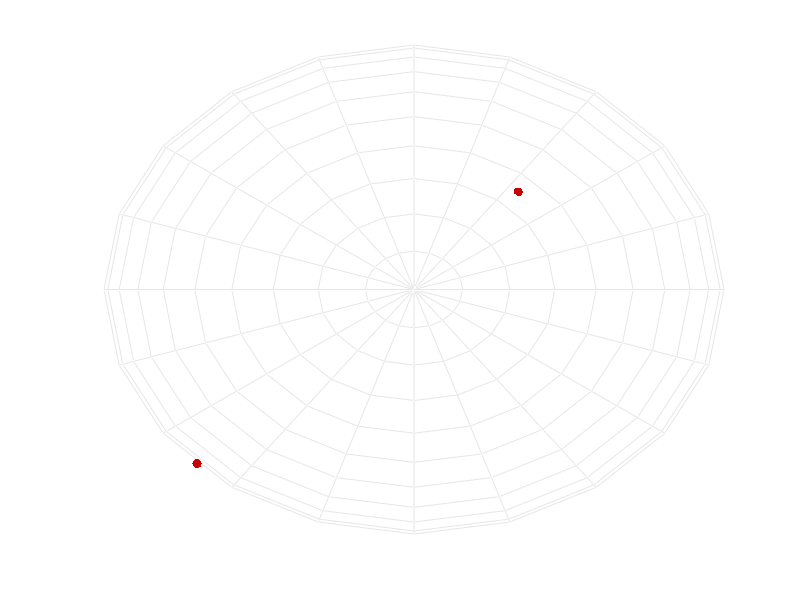

Write MATLAB code to recreate this figure. (Note: this script raises an error after producing the figure.)
function demo_Riemannian_Sd_interp01
% Interpolation on d-sphere manifold
% (formulation with tangent space of the same dimension as the dimension of the manifold)
%
% If this code is useful for your research, please cite the related publication:
% @article{Calinon19,
% 	author="Calinon, S. and Jaquier, N.",
% 	title="Gaussians on {R}iemannian Manifolds for Robot Learning and Adaptive Control",
% 	journal="arXiv:1909.05946",
% 	year="2019",
% 	pages="1--10"
% }
% 
% Copyright (c) 2019 Idiap Research Institute, http://idiap.ch/
% Written by Sylvain Calinon, http://calinon.ch/
% 
% This file is part of PbDlib, http://www.idiap.ch/software/pbdlib/
% 
% PbDlib is free software: you can redistribute it and/or modify
% it under the terms of the GNU General Public License version 3 as
% published by the Free Software Foundation.
% 
% PbDlib is distributed in the hope that it will be useful,
% but WITHOUT ANY WARRANTY; without even the implied warranty of
% MERCHANTABILITY or FITNESS FOR A PARTICULAR PURPOSE. See the
% GNU General Public License for more details.
% 
% You should have received a copy of the GNU General Public License
% along with PbDlib. If not, see <http://www.gnu.org/licenses/>.

addpath('./m_fcts/');


%% Parameters
%%%%%%%%%%%%%%%%%%%%%%%%%%%%%%%%%%%%%%%%%%%%%%%%%%%%%%%%%%%%%%%%%%%%%%%%%%%
model.nbVar = 3; %Dimension for the embedding of the sphere
model.nbStates = 2; %Number of states
nbData = 50; %Number of interpolation steps
% nbIter = 20; %Number of iteration for the Gauss Newton algorithm

x = rand(model.nbVar,model.nbStates) - 0.5;
for i=1:model.nbStates
	x(:,i) = x(:,i) ./ norm(x(:,i));
end

p = rand(model.nbVar,1) - 0.5;
p = p ./ norm(p);
v = logmap(p, x(:,1)); %random vector in the tangent space of x(:,1) to be transported


%% Geodesic interpolation
%%%%%%%%%%%%%%%%%%%%%%%%%%%%%%%%%%%%%%%%%%%%%%%%%%%%%%%%%%%%%%%%%%%%%%%%%
w = [linspace(1,0,nbData); linspace(0,1,nbData)];
xi = zeros(model.nbVar,nbData);
% xtmp = x(:,1);
for t=1:nbData
% 	%Interpolation between more than 2 points can be computed in an iterative form
% 	for n=1:nbIter
% 		utmp = zeros(model.nbVar,1);
% 		for i=1:model.nbStates
% 			utmp = utmp + w(i,t) * logmap(x(:,i), xtmp);
% 		end
% 		xtmp = expmap(utmp, xtmp);
% 	end
% 	xi(:,t) = xtmp;

	%Interpolation between two points can be computed in closed form
	xi(:,t) = expmap(w(2,t) * logmap(x(:,2),x(:,1)), x(:,1));
	
	%Inner product between vector transported and direction of geodesic
	ptv = transp(x(:,1), xi(:,t)) * v;
% 	ptv = transp2(x(:,1), xi(:,t), v);
	dir = logmap(x(:,2), xi(:,t));
	if norm(dir) > 1E-5
		dir = dir ./ norm(dir);
		inprod(t) = dir' * ptv;
	end
		
end

inprod

% %% 2D plot
% %%%%%%%%%%%%%%%%%%%%%%%%%%%%%%%%%%%%%%%%%%%%%%%%%%%%%%%%%%%%%%%%%%%%%%%%%%%
% figure('position',[10,10,1300,650]); hold on; axis off; 
% plot(0,0,'k+');
% ht = plot(x(1,:),x(2,:),'.','markersize',20,'color',[.8 0 0]);
% u = logmap(x(:,2),x(:,1));
% plot2DArrow(x(:,1), u, [.8,0,0], 1, .04);
% plot(xi(1,:),xi(2,:),'-','color',[0 0 0]);
% axis equal; 


%% 3D plot
%%%%%%%%%%%%%%%%%%%%%%%%%%%%%%%%%%%%%%%%%%%%%%%%%%%%%%%%%%%%%%%%%%%%%%%%%%%
[X,Y,Z] = sphere(20);
figure('position',[10,10,1000,1000]); hold on; axis off; rotate3d on; 
colormap([.9 .9 .9]);
mesh(X,Y,Z);
ht = plot3(x(1,:), x(2,:), x(3,:), '.','markersize',20,'color',[.8 0 0]);
u = logmap(x(:,2), x(:,1));
mArrow3(x(:,1), x(:,1)+u, 'stemWidth',.004,'tipWidth',.016,'color',[.8 0 0]);
plot3(xi(1,:), xi(2,:), xi(3,:), '-','color',[0 0 0]);
view(0,70); axis equal; axis tight; axis vis3d;  

% pause;
% delete(ht)

% print('-dpng','graphs/demo_Riemannian_Sd_interp01.png');
pause;
close all;
end


%% Functions
%%%%%%%%%%%%%%%%%%%%%%%%%%%%%%%%%%%%%%%%%%%%%%%%%%%%%%%%%%%%%%%%%%%%%%%%%%%
function x = expmap(u,x0)
	th = sqrt(sum(u.^2,1)); %norm(u,'fro')
	x = repmat(x0,[1,size(u,2)]) .* repmat(cos(th),[size(u,1),1]) + u .* repmat(sin(th)./th,[size(u,1),1]);
	x(:,th<1e-16) = repmat(x0,[1,sum(th<1e-16)]);		
end

function u = logmap(x,x0)
% 	%Version 0
% 	p = (x-x0) - trace(x0'*(x-x0)) * x0;
% 	if norm(p,'fro')<1e-16
% 		u = zeros(size(x));
% 	else
% 		u = acos(trace(x0'*x)) * p./(norm(p,'fro'));
% 	end

% 	%Version 1
% 	th = acos(x0'*x);	
% 	u = (x - repmat(x0, [1,size(x,2)]) .* repmat(cos(th), [size(x,1),1])) .* repmat(th./sin(th), [size(x,1),1]);

	%Version 2 (as in https://ronnybergmann.net/mvirt/manifolds/Sn.html)
	th = acos(x0'*x);
	u = x - x0' * x * x0; %also equals to (x - x0) - x0' * (x-x0) * x0 (as defined in Absil07), since x0'*x0=1 (unit hypershere)
	u = th .* u ./ norm(u); %norm(u) also equals to sqrt(1-(x0'*x).^2)
	u(:,th<1e-16) = 0;
end

function Ac = transp(x1,x2,t)
	if nargin==2
		t=1;
	end
	u = logmap(x2,x1);
	e = norm(u,'fro');
	u = u ./ (e+realmin);
	Ac = -x1 * sin(e*t) * u' + u * cos(e*t) * u' + eye(size(u,1)) - u * u';
end

%As in https://ronnybergmann.net/mvirt/manifolds/Sn.html (gives the same result as transp(x1,x2,t)*v)
function v = transp2(x,y,v)
	d = acos(x'*y);
	v = v - (logmap(y,x) + logmap(x,y)) .* (logmap(y,x)' * v) ./ d.^2;
end

function x = geodesic(u,x0,t)
	normu = norm(u,'fro');
	x = x0 * cos(normu*t) + u./normu * sin(normu*t);
end